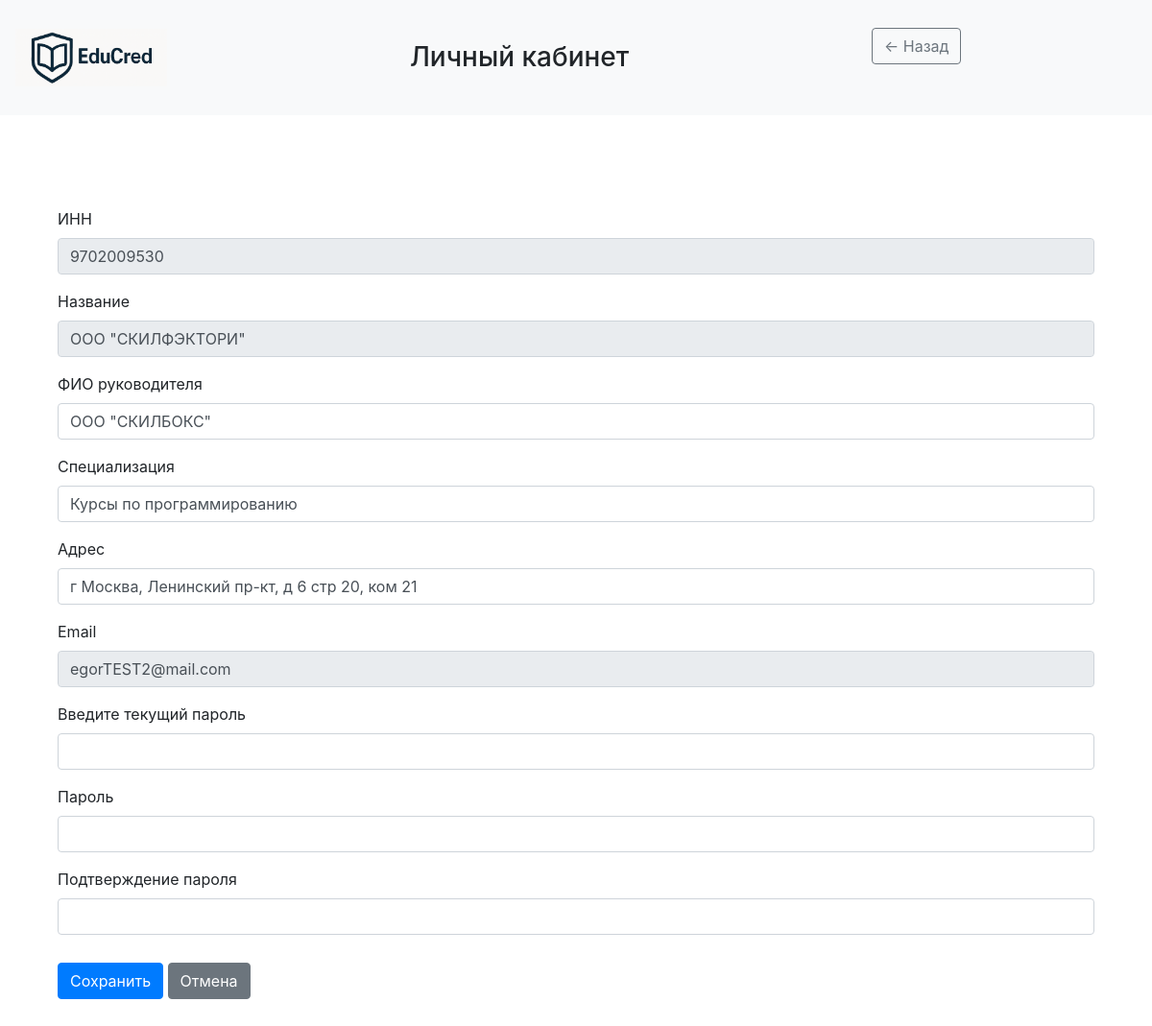
The app's page /profile (signed in), older data.
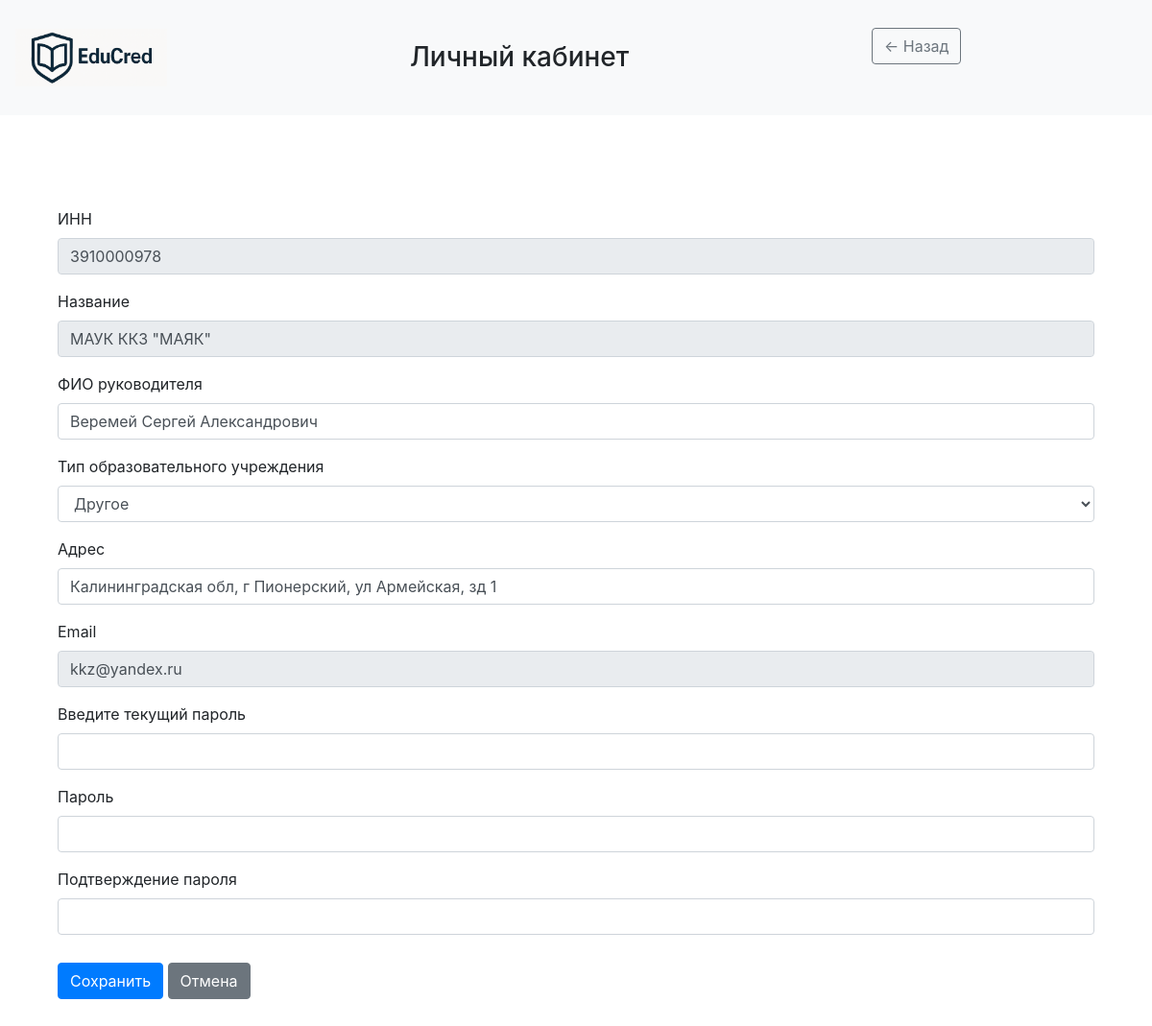
The same page, newer data.
### data/Employers.py (models this page shows)
class Employer(SqlAlchemyBase, UserMixin, SerializerMixin):
    __tablename__ = "employers"
    id = sqlalchemy.Column(sqlalchemy.Integer, primary_key=True, autoincrement=True)
    user_id = sqlalchemy.Column(sqlalchemy.Integer, sqlalchemy.ForeignKey("users.id"))
    INN = sqlalchemy.Column(sqlalchemy.Integer, nullable=False)
    title = sqlalchemy.Column(sqlalchemy.String, nullable=True)
    address = sqlalchemy.Column(sqlalchemy.String, nullable=True)
    boss_nsp = sqlalchemy.Column(sqlalchemy.String, nullable=True)
    phone_num = sqlalchemy.Column(sqlalchemy.String, nullable=True)
    scope = sqlalchemy.Column(sqlalchemy.String, nullable=True)
    user = orm.relationship("User", back_populates="employer")

### data/Users.py (models this page shows, shortened)
class User(SqlAlchemyBase, UserMixin, SerializerMixin):
    __tablename__ = "users"
    id = sqlalchemy.Column(sqlalchemy.Integer, primary_key=True, autoincrement=True)
    email = sqlalchemy.Column(sqlalchemy.String, index=True, unique=True, nullable=True)
    hashed_password = sqlalchemy.Column(sqlalchemy.String, nullable=True)
    role = sqlalchemy.Column(sqlalchemy.String, nullable=True)
    university = orm.relationship("University", back_populates="user", uselist=False)
    employer = orm.relationship("Employer", back_populates="user", uselist=False)
    student = orm.relationship("Student", back_populates="user", uselist=False)

### data/Universities.py (models this page shows)
class University(SqlAlchemyBase, UserMixin, SerializerMixin):
    __tablename__ = "universities"
    id = sqlalchemy.Column(sqlalchemy.Integer, primary_key=True, autoincrement=True)
    user_id = sqlalchemy.Column(sqlalchemy.Integer, sqlalchemy.ForeignKey("users.id"), unique=True)
    INN = sqlalchemy.Column(sqlalchemy.Integer, nullable=False)
    title = sqlalchemy.Column(sqlalchemy.String, nullable=False)
    address = sqlalchemy.Column(sqlalchemy.String, nullable=False)
    boss_nsp = sqlalchemy.Column(sqlalchemy.String, nullable=False)
    type = sqlalchemy.Column(sqlalchemy.String, nullable=False)
    user = orm.relationship("User", back_populates="university")
    achievements = orm.relationship("Achievement", back_populates="university")

### server.py (the view, shortened to what this page needs)
@app.route('/profile', methods=['GET', 'POST'])
@login_required
def profile():
    try:
        db_sess = db_session.create_session()
        user = db_sess.query(User).get(current_user.id)
        born = ''
        if user.role == 'student':
            profile = db_sess.query(Student).filter_by(user_id=user.id).first()
            born = profile.born.strftime('%d.%m.%Y')
            form = StudentProfileForm(obj=profile)
        elif user.role == 'employer':
            profile = db_sess.query(Employer).filter_by(user_id=user.id).first()
            form = EmployerProfileForm(obj=profile)
        else:
            profile = db_sess.query(University).filter_by(user_id=user.id).first()
            form = UniversityProfileForm(obj=profile)
            ch = ['Академия', 'Университет', 'Институт',
                  'Техникум', 'Гимназия', 'Школа', 'Лицей',
                  'Коллледж', 'Училище', 'Онлайн-курс', 'Другое']
            if profile.type in ch and form.type.data in ch:
                form.type.data = str(ch.index(profile.type) + 1)
        form.email.data = user.email
        return render_template('profile.html', form=form, role=user.role, title='Личный кабинет', user=user,
                               style=url_for('static', filename='css/style.css'), born=born)
    except Exception as e:
        flash(f'Произошла неизвестная ошибка, попробуйте ещё раз', 'danger')
        app.logger.error(e)
        return render_template('home.html', token=None, result=None, university=None, title='Главная')

### data/ProfileForms.py
class UniversityProfileForm(FlaskForm):
    INN = StringField('ИНН', render_kw={'readonly': True, 'class': 'form-control-plaintext'})
    title = StringField('Название', render_kw={'readonly': True, 'class': 'form-control-plaintext'})
    boss_nsp = StringField('ФИО руководителя', validators=[Optional()])
    type = SelectField('Тип образовательного учреждения', choices=list(map(lambda x: (str(x[0]), x[1]),
                                                                           list(enumerate(choices, 1)))),
                       validators=[DataRequired(), validate_choice])
    address = StringField('Адрес', validators=[Optional()])
    email = StringField(
        'Email',
        render_kw={'readonly': True, 'class': 'form-control-plaintext'},
        validators=[Email()]
    )
    current_password = PasswordField("Введите текущий пароль", validators=[DataRequired()])
    new_password = PasswordField('Пароль', validators=[Optional(), password_complexity])
    new_password_confirm = PasswordField('Подтверждение пароля', validators=[
        EqualTo('new_password', message="Пароли не совпадают")
    ])
    submit = SubmitField('Сохранить')

### templates/profile.html (shortened to what this page needs)
<html lang="ru">
<head>
    <link rel="stylesheet" type="text/css" href="{{ style }}"/>
    <link
            rel="stylesheet"
            href="https://stackpath.bootstrapcdn.com/bootstrap/4.4.1/css/bootstrap.min.css"
    >
</head>
<body>
<header>
    <nav class="navbar navbar-light bg-light">
        <a class="navbar-brand" href="{{ url_for('home') }}">
            <img src="{{ url_for('static', filename='images/EduCred_logo.png') }}"
                 alt="EduCred"
                 height="60">
        </a>
        <h3 class="mb-0">Личный кабинет</h3>
        <aside class="col-3 bg-light border-end p-3 d-flex flex-column">
            <div class="d-flex align-items-center mb-4">
                <a href="{{ url_for('workspace') }}" class="btn btn-outline-secondary me-3">← Назад</a>
            </div>
        </aside>
    </nav>
</header>
<div class="container py-5">
    <div class="container py-5">
        <form method="POST">
            <div>
                {% for field in form if field.name != 'csrf_token' and field.name != 'submit' %}
                <div class="mb-3">
                    {{ field.label(class_="form-label") }}
                    {% if field.name != 'born' %}
                    {{ field(class_="form-control") }}
                    {% else %}
                    <input class="form-control" id="born" name="born" required type="text"
                           value="{{ born }}">
                    {% endif %}
                </div>
                {% endfor %}
            </div>
            <div class="mt-4">
                {{ form.submit(class_="btn btn-primary") }}
                <a href="{{ url_for('profile') }}" class="btn btn-secondary ms-2">Отмена</a>
            </div>
        </form>
    </div>
</div>
</body>
</html>

Row changes from the older to the newer data that the page shows:
no longer on this page (row edited): Employer: INN "9702009530" "ООО \"СКИЛФЭКТОРИ\"" "ООО \"СКИЛБОКС\"" "Курсы по программированию" "г Москва, Ленинский пр-кт, д 6 стр 20, ком 21"
now on this page (row edited): University: INN "3910000978" "МАУК ККЗ \"МАЯК\"" "Веремей Сергей Александрович" "Другое" "Калининградская обл, г Пионерский, ул Армейская, зд 1"
changed User: email "egorTEST2@mail.com" → "kkz@yandex.ru"
Text that changed along with them:
new list line: "Тип образовательного учреждения"
list line gone: "Специализация"
